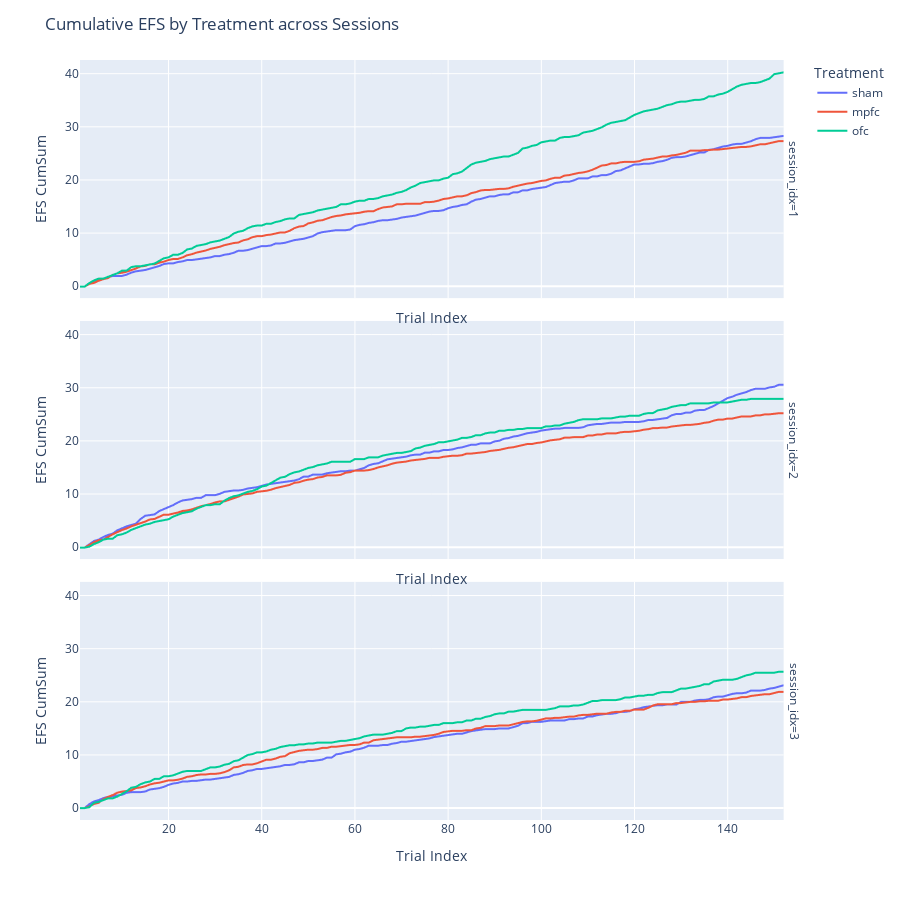

Notebook code cell kept with this figure:
### Markdown cell above
Plot cumulative sum of mean EFS for each session

### Code cell
fig = px.line(
    tdf_efs,
    x="trial_idx",
    y="efs_cumsum",
    color="treatment",
    facet_row="session_idx",
    category_orders=cat_orders
)

fig.update_layout(height=900, title="Cumulative EFS by Treatment across Sessions")
fig.update_layout(legend_title_text="Treatment")
fig.update_xaxes(title_text="Trial Index")
fig.update_yaxes(title_text="EFS CumSum")

fig.show()

### Figure 1 — Plotly figure (JSON) as saved in the notebook; plotly's stock layout.template omitted (floating-point values rounded to 4 significant figures; data arrays with more than 128 entries replaced by an {"elided": "..."} marker saying what was removed)
{"data": [{"hovertemplate": "treatment=sham<br>session_idx=1<br>trial_idx=%{x}<br>efs_cumsum=%{y}<extra></extra>", "legendgroup": "sham", "line": {"color": "#636efa", "dash": "solid"}, "marker": {"symbol": "circle"}, "mode": "lines", "name": "sham", "showlegend": true, "type": "scattergl", "x": {"elided": "152 int values"}, "xaxis": "x3", "y": {"elided": "152 float values"}, "yaxis": "y3"}, {"hovertemplate": "treatment=sham<br>session_idx=2<br>trial_idx=%{x}<br>efs_cumsum=%{y}<extra></extra>", "legendgroup": "sham", "line": {"color": "#636efa", "dash": "solid"}, "marker": {"symbol": "circle"}, "mode": "lines", "name": "sham", "showlegend": false, "type": "scattergl", "x": {"elided": "152 int values"}, "xaxis": "x2", "y": {"elided": "152 float values"}, "yaxis": "y2"}, {"hovertemplate": "treatment=sham<br>session_idx=3<br>trial_idx=%{x}<br>efs_cumsum=%{y}<extra></extra>", "legendgroup": "sham", "line": {"color": "#636efa", "dash": "solid"}, "marker": {"symbol": "circle"}, "mode": "lines", "name": "sham", "showlegend": false, "type": "scattergl", "x": {"elided": "152 int values"}, "xaxis": "x", "y": {"elided": "152 float values"}, "yaxis": "y"}, {"hovertemplate": "treatment=mpfc<br>session_idx=1<br>trial_idx=%{x}<br>efs_cumsum=%{y}<extra></extra>", "legendgroup": "mpfc", "line": {"color": "#EF553B", "dash": "solid"}, "marker": {"symbol": "circle"}, "mode": "lines", "name": "mpfc", "showlegend": true, "type": "scattergl", "x": {"elided": "152 int values"}, "xaxis": "x3", "y": {"elided": "152 float values"}, "yaxis": "y3"}, {"hovertemplate": "treatment=mpfc<br>session_idx=2<br>trial_idx=%{x}<br>efs_cumsum=%{y}<extra></extra>", "legendgroup": "mpfc", "line": {"color": "#EF553B", "dash": "solid"}, "marker": {"symbol": "circle"}, "mode": "lines", "name": "mpfc", "showlegend": false, "type": "scattergl", "x": {"elided": "152 int values"}, "xaxis": "x2", "y": {"elided": "152 float values"}, "yaxis": "y2"}, {"hovertemplate": "treatment=mpfc<br>session_idx=3<br>trial_idx=%{x}<br>efs_cumsum=%{y}<extra></extra>", "legendgroup": "mpfc", "line": {"color": "#EF553B", "dash": "solid"}, "marker": {"symbol": "circle"}, "mode": "lines", "name": "mpfc", "showlegend": false, "type": "scattergl", "x": {"elided": "152 int values"}, "xaxis": "x", "y": {"elided": "152 float values"}, "yaxis": "y"}, {"hovertemplate": "treatment=ofc<br>session_idx=1<br>trial_idx=%{x}<br>efs_cumsum=%{y}<extra></extra>", "legendgroup": "ofc", "line": {"color": "#00cc96", "dash": "solid"}, "marker": {"symbol": "circle"}, "mode": "lines", "name": "ofc", "showlegend": true, "type": "scattergl", "x": {"elided": "152 int values"}, "xaxis": "x3", "y": {"elided": "152 float values"}, "yaxis": "y3"}, {"hovertemplate": "treatment=ofc<br>session_idx=2<br>trial_idx=%{x}<br>efs_cumsum=%{y}<extra></extra>", "legendgroup": "ofc", "line": {"color": "#00cc96", "dash": "solid"}, "marker": {"symbol": "circle"}, "mode": "lines", "name": "ofc", "showlegend": false, "type": "scattergl", "x": {"elided": "152 int values"}, "xaxis": "x2", "y": {"elided": "152 float values"}, "yaxis": "y2"}, {"hovertemplate": "treatment=ofc<br>session_idx=3<br>trial_idx=%{x}<br>efs_cumsum=%{y}<extra></extra>", "legendgroup": "ofc", "line": {"color": "#00cc96", "dash": "solid"}, "marker": {"symbol": "circle"}, "mode": "lines", "name": "ofc", "showlegend": false, "type": "scattergl", "x": {"elided": "152 int values"}, "xaxis": "x", "y": {"elided": "152 float values"}, "yaxis": "y"}], "layout": {"annotations": [{"font": {}, "showarrow": false, "text": "session_idx=3", "textangle": 90, "x": 0.98, "xanchor": "left", "xref": "paper", "y": 0.1567, "yanchor": "middle", "yref": "paper"}, {"font": {}, "showarrow": false, "text": "session_idx=2", "textangle": 90, "x": 0.98, "xanchor": "left", "xref": "paper", "y": 0.5, "yanchor": "middle", "yref": "paper"}, {"font": {}, "showarrow": false, "text": "session_idx=1", "textangle": 90, "x": 0.98, "xanchor": "left", "xref": "paper", "y": 0.8433, "yanchor": "middle", "yref": "paper"}], "height": 900, "legend": {"title": {"text": "Treatment"}, "tracegroupgap": 0}, "margin": {"t": 60}, "title": {"text": "Cumulative EFS by Treatment across Sessions"}, "xaxis": {"anchor": "y", "domain": [0, 0.98], "title": {"text": "Trial Index"}}, "xaxis2": {"anchor": "y2", "domain": [0, 0.98], "matches": "x", "showticklabels": false, "title": {"text": "Trial Index"}}, "xaxis3": {"anchor": "y3", "domain": [0, 0.98], "matches": "x", "showticklabels": false, "title": {"text": "Trial Index"}}, "yaxis": {"anchor": "x", "domain": [0, 0.3133], "title": {"text": "EFS CumSum"}}, "yaxis2": {"anchor": "x2", "domain": [0.3433, 0.6567], "matches": "y", "title": {"text": "EFS CumSum"}}, "yaxis3": {"anchor": "x3", "domain": [0.6867, 1.0], "matches": "y", "title": {"text": "EFS CumSum"}}}}
